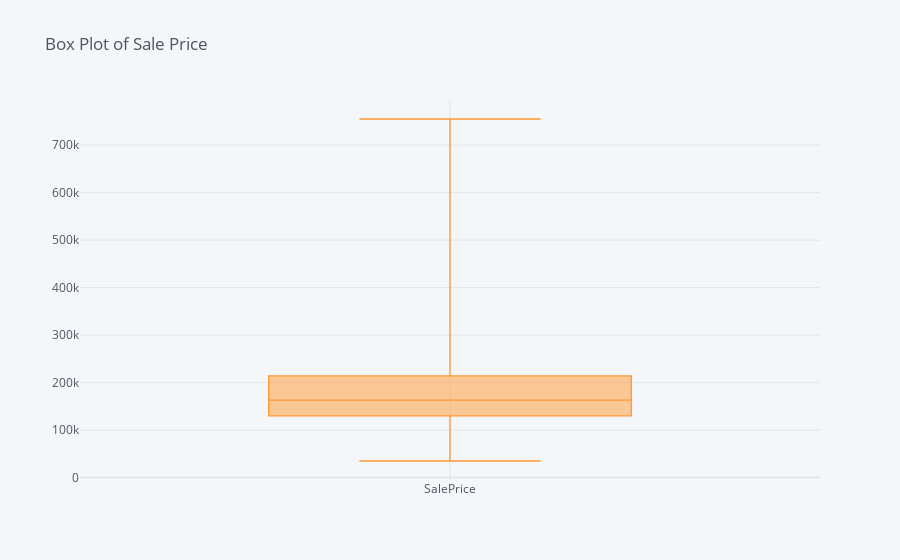

Notebook code for this chart:
### Markdown cell above
### Boxplot

### Code cell
df['SalePrice'].iplot(kind='box'
                       , title='Box Plot of Sale Price'
                      )

### Figure 1 — Plotly figure (JSON) as saved in the notebook; plotly's stock layout.template omitted (floating-point values rounded to 4 significant figures; data arrays with more than 128 entries replaced by an {"elided": "..."} marker saying what was removed)
{"data": [{"boxpoints": false, "line": {"width": 1.3}, "marker": {"color": "rgba(255, 153, 51, 1.0)"}, "name": "SalePrice", "orientation": "v", "type": "box", "y": {"elided": "1460 int values"}}], "layout": {"legend": {"bgcolor": "#F5F6F9", "font": {"color": "#4D5663"}}, "paper_bgcolor": "#F5F6F9", "plot_bgcolor": "#F5F6F9", "title": {"font": {"color": "#4D5663"}, "text": "Box Plot of Sale Price"}, "xaxis": {"gridcolor": "#E1E5ED", "showgrid": true, "tickfont": {"color": "#4D5663"}, "title": {"font": {"color": "#4D5663"}, "text": ""}, "zerolinecolor": "#E1E5ED"}, "yaxis": {"gridcolor": "#E1E5ED", "showgrid": true, "tickfont": {"color": "#4D5663"}, "title": {"font": {"color": "#4D5663"}, "text": ""}, "zerolinecolor": "#E1E5ED"}}}
